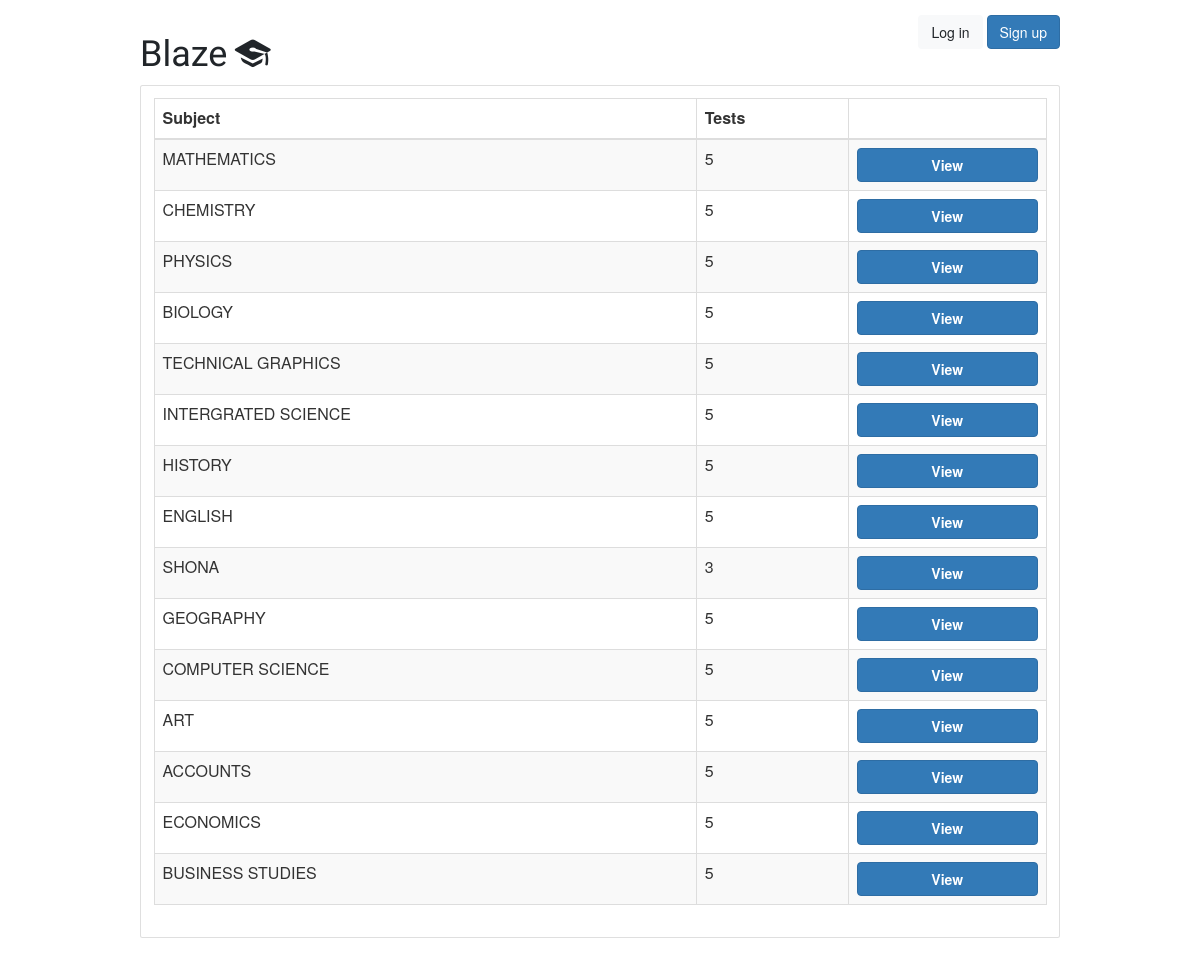
Page /teachers/subjects on the committed database.
### classroom/models.py (models this page shows, shortened)
class Subject(models.Model):
        subject_title = models.CharField(max_length=30)
        number_of_tests = models.IntegerField(default=1)
        category = models.CharField(max_length=15, choices=subject_category, blank=True, default='')

### classroom/views/teachers.py (the view)
# urls.py: path('subjects', teachers.Subjects.as_view(), name='teacher_subjects'),
class Subjects(TemplateView):
    template_name = 'classroom/teachers/teacher_subjects_view.html'
    def get_context_data(self, **kwargs):
        subjects = Subject.objects.all()
        for subject in subjects:
            tests = Test.objects.filter(subject=subject)
            subject.number_of_tests = tests.count()
        super(Subjects, self).get_context_data(**kwargs)
        context = {'subjects': subjects}
        return context

### templates/classroom/teachers/teacher_subjects_view.html (shortened to what this page needs)
{% extends 'base.html' %}
{% load static %}
{% block content %}
      <table class="table table-striped table-bordered" id="studentList" style="width:100%">
              <thead>
              <tr><td><b>Subject</b></td><td><b>Tests</b></td><td></td></tr>
              </thead>
              <tbody>
                 {% for subject in subjects %}
                  <tr>
                      <td>{{ subject.subject_title }}</td>
                      <td>{{ subject.number_of_tests }}</td>
                      <td><a href="{% url 'classroom:subject_tests' pk=subject.pk %}"><button class="btn btn-block btn-primary" ><b>View</b></button></a></td>
                   </tr>
                 {% endfor %}
              </tbody>
          </table>
{% endblock %}

### static/css/students.css (style rules this page uses)
body { background-color: #c2d4d8; }

### rows in the picture
Subject: subject_title "MATHEMATICS", number_of_tests "5"
Subject: subject_title "CHEMISTRY", number_of_tests "5"
Subject: subject_title "PHYSICS", number_of_tests "5"
Subject: subject_title "BIOLOGY", number_of_tests "5"
Subject: subject_title "TECHNICAL GRAPHICS", number_of_tests "5"
Subject: subject_title "INTERGRATED SCIENCE", number_of_tests "5"
Subject: subject_title "HISTORY", number_of_tests "5"
Subject: subject_title "ENGLISH", number_of_tests "5"
Subject: subject_title "SHONA", number_of_tests "3"
Subject: subject_title "GEOGRAPHY", number_of_tests "5"
Subject: subject_title "COMPUTER SCIENCE", number_of_tests "5"
Subject: subject_title "ART", number_of_tests "5"
Subject: subject_title "ACCOUNTS", number_of_tests "5"
Subject: subject_title "ECONOMICS", number_of_tests "5"
Subject: subject_title "BUSINESS STUDIES", number_of_tests "5"
